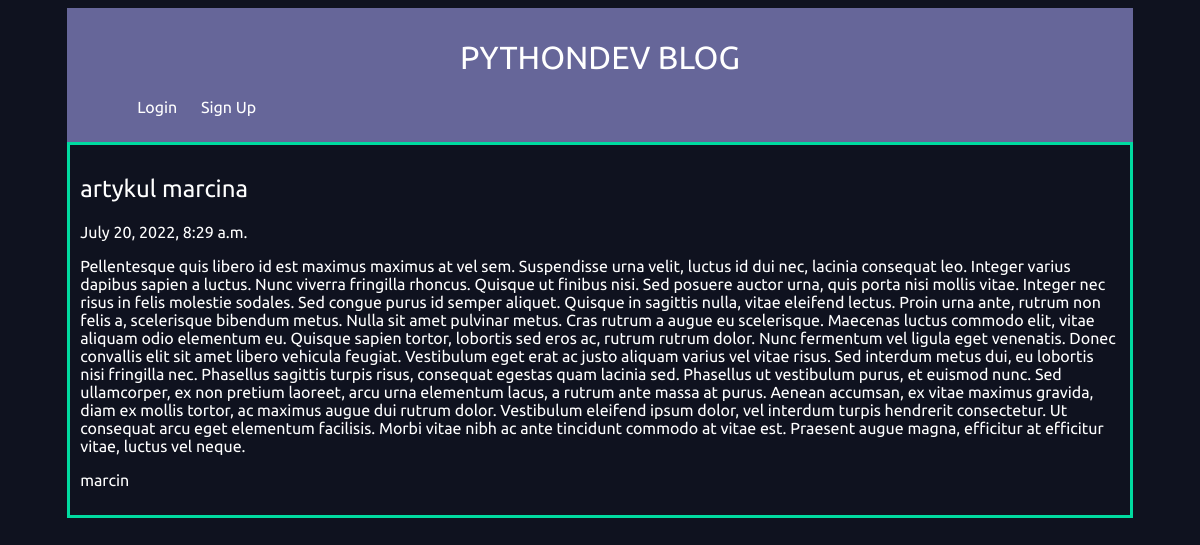
/articles/artykul-marcina/, run on the app's committed database.
### articles/models.py (models this page shows, shortened)
class Article(models.Model):
    author = models.ForeignKey(User, blank=True, null=True, on_delete=models.CASCADE)
    title = models.CharField(max_length=100)
    slug = models.SlugField()
    body = models.TextField()
    date = models.DateTimeField(auto_now_add=True)

### articles/views.py (the view)
# urls.py: path('<slug:slug>/', views.article_details, name="detail"),
def article_details(request, slug):
    article = Article.objects.get(slug=slug)
    return render(request, 'articles/article_detail.html', {'article': article})

### articles/templates/articles/article_detail.html
{% extends 'base_layout.html' %}
{% block content %}
    <div class = "article-detail">
        <div class = "article">
            <h2>{{ article.title}}</h2>
            <p> {{ article.date}}</p>
            <p> {{ article.body}}</p>
            <p> {{ article.author}}</p>
        </div>
    </div>
{% endblock %}

### assets/styles.css (style rules this page uses)
body { background-color: #0f121f; color: white; font-family: 'Ubuntu'; }
body * { font-family: 'Ubuntu'; }
h1,h2,h3,h4,h5 { font-weight: normal; margin-left: 0; color: white; }
.article { padding: 10px; border: 3px solid #00dba0; }

### data on the page
Article: title "artykul marcina", date "July 20, 2022, 8:29 a.m.", body "Pellentesque quis libero id est maximus maximus at vel sem. Suspendisse urna velit, luctus id dui nec, lacinia consequat leo. Integer varius dapibus sapien a luctus. Nunc viverra fringilla rhoncus. Quisque ut finibus nisi. Sed posuere auctor urna, quis porta nisi mollis vitae. Integer nec risus in felis molestie sodales. Sed congue purus id semper aliquet. Quisque in sagittis nulla, vitae eleifend lectus. Proin urna ante, rutrum non felis a, scelerisque bibendum metus. Nulla sit amet pulvinar metus. Cras rutrum a augue eu scelerisque. Maecenas luctus commodo elit, vitae aliquam odio elementum eu. Quisque sapien tortor, lobortis sed eros ac, rutrum rutrum dolor. Nunc fermentum vel ligula…", author "marcin"
